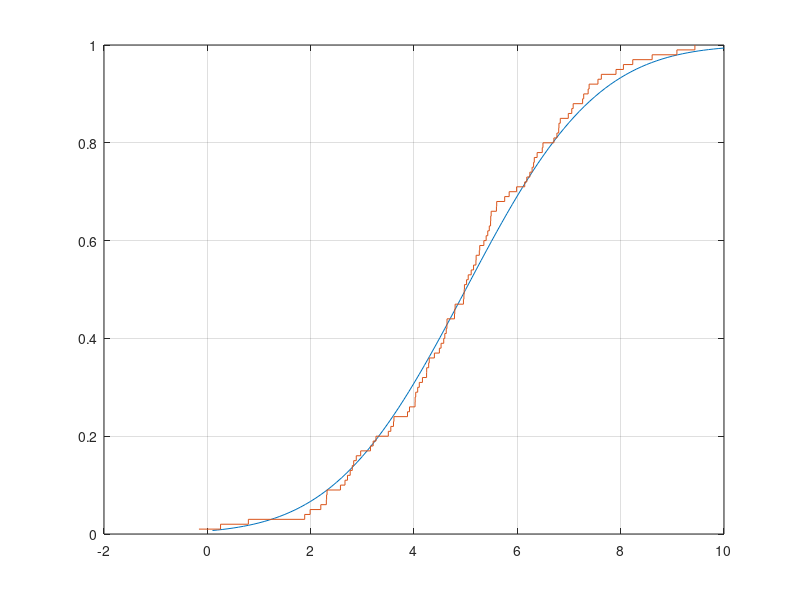
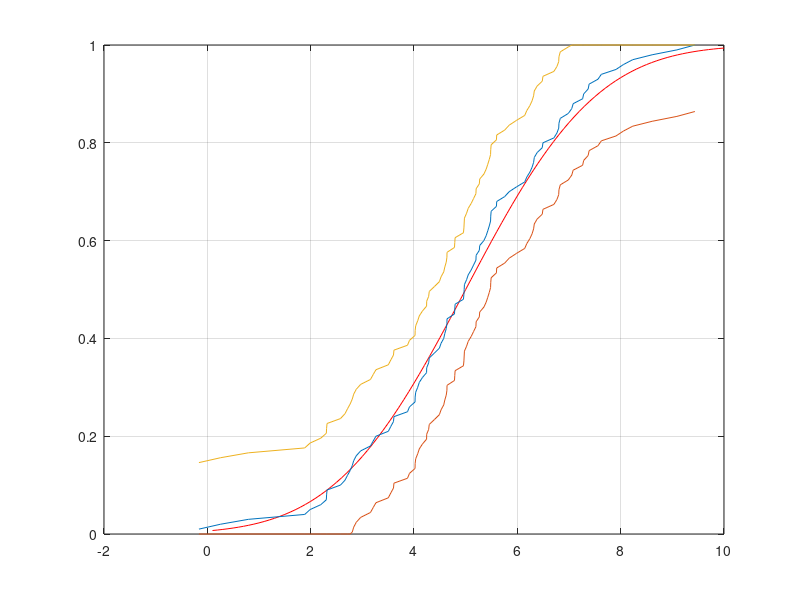

The MATLAB source for these figures, in order:
clc
clear
# Normal distribution

a = 5;
s = 2;
n = 100;

_x = 0.1 : 0.1 : 10;
Fx = normcdf(_x, a, s);

x = sort(a + s * randn(n, 1));
y = 1 / n : 1 / n : 1;

[z1, z2] = stairs(x, y);
figure(1)
plot(_x, Fx, z1, z2), grid

gamma = 0.95;
u = 1.36;
F1 = max(0, y - u / sqrt(n));
F2 = min(1, y + u / sqrt(n));
figure(2)
plot(_x, Fx, 'r', x, y, x, F1, x, F2), grid

n = 10 ^ 4;
x = sort(a + s * randn(n, 1));
y = 1 / n : 1 / n : 1;
Fn = normcdf(x, a, s);
D = sqrt(n) * max(max(abs(Fn - y'), abs(Fn - y' + 1 / n)))

if (D < u)
  result = ['H0']
else
  result = ['H1']
endif

pause()
